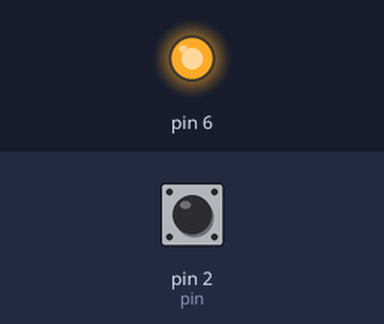
A sketch run on a simulated Arduino Uno, built with avr-gcc and run on an emulated ATmega328P. On the bench: output pins drawn as LEDs (lit = HIGH). Inputs (shaded band) come from the test bench; at power-on: pin 2 (pin) HIGH.

Above: at 2.5 s.
At 7.5 s:
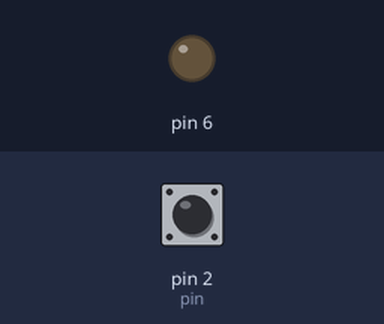
Timing chart, 0 to 13.0 s (numbered marks = the images above):
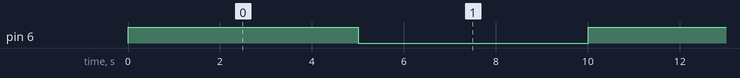

The sketch:

Punto_6_TP1.ino
```cpp
/*
https://www.tinkercad.com/things/8JKZIjIc2h5-sizzling-fulffy/editel?sharecode=Wxvq0UI1-L79kGB7eaNdJbyhyK02UUDYcaZ0AyTIzbs
*/

unsigned long tiempo1 = 0;
unsigned long tiempo2 = 0;

int espera = 5000;

const int pin = 2;
int led = 1;

void setup(){
  pinMode(6, OUTPUT);
  Serial.begin(9600);
  pinMode(pin, INPUT_PULLUP);
  attachInterrupt(digitalPinToInterrupt(pin),fcontador,RISING);
}
void loop(){
  tiempo1 = millis();
  if((tiempo1 - tiempo2) > espera){
    tiempo2 = tiempo1;
    led=led/-1;
  }
  if(led == 1){
    digitalWrite(6, HIGH);
  }else{
    digitalWrite(6, LOW);
  }
  delay(1);
}

void fcontador(){
  espera -= 500;
  if(espera <= 0){
    espera = 5000;
  }
}
```

Measured:
- by itself, pin 6: alternates HIGH for 5.0 s and LOW for 5.0 s
